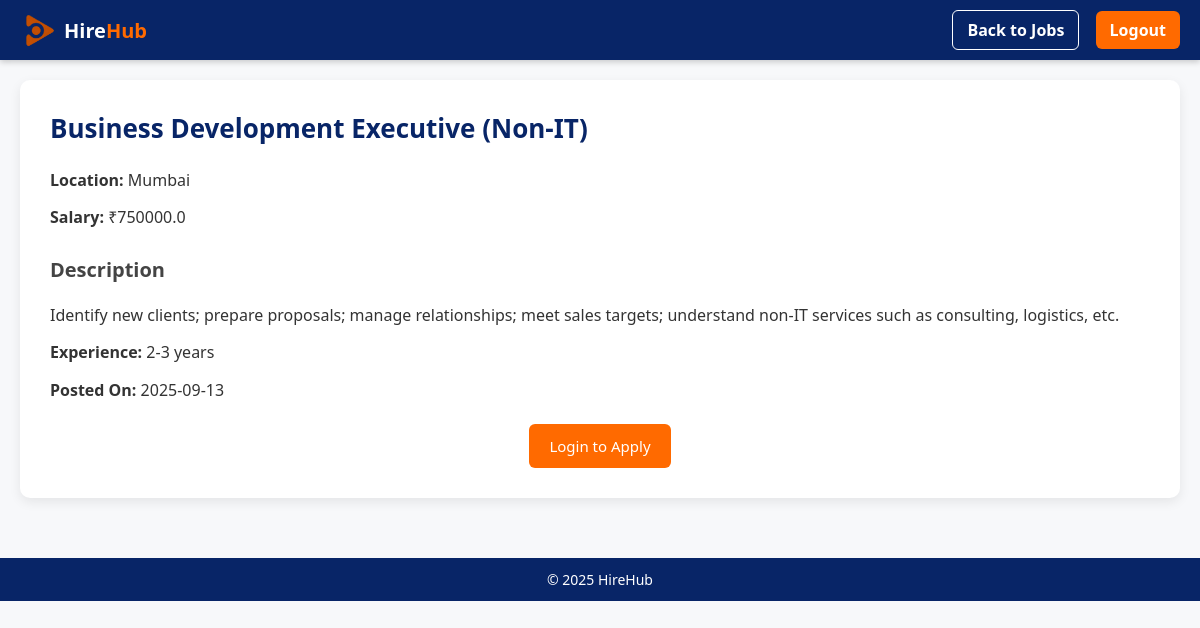
The page /job/9 on the database its author committed.
### tables this page shows
CREATE TABLE jobs(
        id INTEGER PRIMARY KEY AUTOINCREMENT, 
        company TEXT,
        title TEXT, 
        description TEXT, 
        salary REAL,
        location TEXT,
        experience TEXT,
        status TEXT DEFAULT 'open',
        posted_on TEXT DEFAULT CURRENT_TIMESTAMP
    );

### app.py (the view)
@app.route("/job/<int:job_id>")
def job_details(job_id):
    applied = False
    with get_db() as conn:
        cur = conn.cursor()
        cur.execute("SELECT id, company, title, description, salary, location,experience, posted_on FROM jobs WHERE id=?", (job_id,))
        r = cur.fetchone()
        if not r:
            return "Job not found", 404
        job = {
            "id": r[0],
            "company": r[1],
            "title": r[2],
            "description": r[3],
            "salary": r[4],
            "location": r[5],
            "experience": r[6],
            "posted_on": r[7],
        }
        if session.get("user_id"):
            cur.execute("SELECT 1 FROM applications WHERE user_id=? AND job_id=?",
                        (session["user_id"], job_id))
            if cur.fetchone():
                applied = True
    return render_template("job_details.html", job=job, applied=applied)

### db.py (called while the page is built)
@contextmanager
def get_db():
    conn = sqlite3.connect(DB_NAME)
    try:
        yield conn
        conn.commit()
    finally:
        conn.close()

### templates/job_details.html (shortened to what this page needs)
<!doctype html>
<html lang="en">
<head>
  <link rel="stylesheet" href="{{ url_for('static', filename='css/jobs.css') }}">
</head>
<body >
  <nav class="nav">
    <div class="container nav-flex">
      <a class="brand" href="{{ url_for('home_page') }}">
        <img src="{{ url_for('static', filename='logo.png') }}" alt="Logo" class="logo">
        <span class="brand-name">Hire<span class="highlight">Hub</span></span>
      </a>
      <div class="nav-links">
        <a href="{{ url_for('jobs_page') }}" class="btn-outline">Back to Jobs</a>
        <a href="{{ url_for('logout') }}" class="btn">Logout</a>
      </div>
    </div>
  </nav>
  <main class="container">
    <div class="job-detail-card">
      <h2>{{ job.title }}</h2>
      <p><strong>Location:</strong> {{ job.location }}</p>
      <p><strong>Salary:</strong> ₹{{ job.salary }}</p>
      <h3>Description</h3>
      <p>{{ job.description }}</p>
      <p><strong>Experience:</strong> {{ job.experience }}</p>
      <p><strong>Posted On:</strong> {{ job.posted_on }}</p>
      {% if session.get('user_id') %}
        {% if applied %}
          <button class="btn-apply-applied" disabled>Already Applied</button>
        {% else %}
          <a href="{{ url_for('apply_job', job_id=job.id) }}" class="btn-orange">Apply Now</a>
        {% endif %}
      {% else %}
        <a href="{{ url_for('home_page') }}#login" class="btn-orange">
           Login to Apply
        </a>
      {% endif %}
    </div>
  </main>
  <footer class="footer">© 2025 HireHub</footer>
</body>
</html>

### static/css/jobs.css (style rules this page uses)
body { margin: 0; font-family: "Segoe UI", Arial, sans-serif; background: #f7f8fa; color: #333; }
.container { max-width: 1200px; margin: auto; padding: 20px; }
.nav { background: #082567; color: white; padding: 12px 0; box-shadow: 0 2px 6px rgba(0,0,0,0.2); }
.nav-flex { display: flex; justify-content: space-between; align-items: center; max-width: 1200px; margin: auto; padding: 0 20px; }
.brand { display: flex; align-items: center; font-size: 20px; font-weight: bold; color: white; text-decoration: none; }
.brand .logo { height: 36px; margin-right: 8px; }
.highlight { color: #ff6a00; }
.nav-links a { margin-left: 12px; padding: 8px 14px; border-radius: 6px; font-weight: bold; text-decoration: none; }
.nav-links .btn { background: #ff6a00; color: white; }
.nav-links .btn-outline { border: 1px solid white; color: white; }
.footer { background: #082567; color: white; text-align: center; padding: 12px; margin-top: 40px; font-size: 14px; }
.job-detail-card { max-width:1200px; margin: auto; padding: 30px; background: #fff; border-radius: 10px; box-shadow: 0 4px 12px rgba(0,0,0,0.08); }
.job-detail-card h2 { margin-top: 0; font-size: 26px; color: #082567; }
.job-detail-card p { margin: 12px 0; font-size: 16px; line-height: 1.6; }
.job-detail-card h3 { margin-top: 25px; font-size: 20px; color: #444; }
.btn-orange { display: block; width: fit-content; margin: 25px auto 0; padding: 12px 20px; margin-top: 20px; background: #ff6a00; color: white; text-decoration: none; border-radius: 6px; font-weight: 500; font-size: 15px; border: none; cursor: pointer; text-align: center; }

### rows shown on the page
jobs: title "Business Development Executive (Non-IT)", location "Mumbai", salary "750000.0", description "Identify new clients; prepare proposals; manage relationships; meet sales targets; understand non-IT services such as consulting, logistics, etc.", experience "2-3 years", posted_on "2025-09-13"
